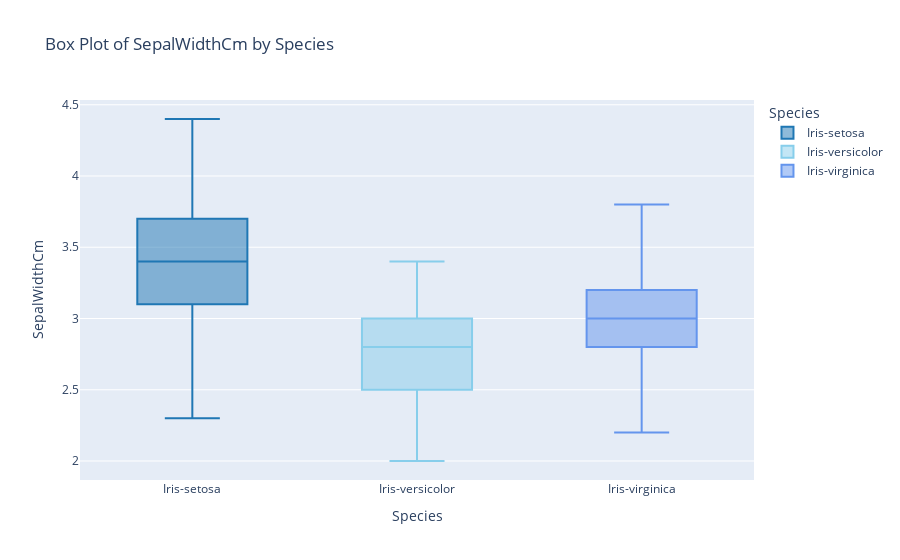

Notebook code cell kept with this figure:
### Code cell
# Create a box plot to show the relationship between a numerical variable and a categorical variable
fig_boxplot = px.box(df, x="Species", y="SepalWidthCm", title="Box Plot of SepalWidthCm by Species",
                     color='Species',  # Set box color based on Species
                     color_discrete_sequence=custom_colors  # Custom color sequence
                    )

# Update layout
fig_boxplot.update_layout(xaxis_title="Species", yaxis_title="SepalWidthCm")

# Show the box plot
fig_boxplot.show()

### Figure 1 — Plotly figure (JSON) as saved in the notebook; plotly's stock layout.template omitted (floating-point values rounded to 4 significant figures)
{"data": [{"alignmentgroup": "True", "hovertemplate": "Species=%{x}<br>SepalWidthCm=%{y}<extra></extra>", "legendgroup": "Iris-setosa", "marker": {"color": "#1f77b4"}, "name": "Iris-setosa", "notched": false, "offsetgroup": "Iris-setosa", "orientation": "v", "showlegend": true, "type": "box", "x": ["Iris-setosa", "Iris-setosa", "Iris-setosa", "Iris-setosa", "Iris-setosa", "Iris-setosa", "Iris-setosa", "Iris-setosa", "Iris-setosa", "Iris-setosa", "Iris-setosa", "Iris-setosa", "Iris-setosa", "Iris-setosa", "Iris-setosa", "Iris-setosa", "Iris-setosa", "Iris-setosa", "Iris-setosa", "Iris-setosa", "Iris-setosa", "Iris-setosa", "Iris-setosa", "Iris-setosa", "Iris-setosa", "Iris-setosa", "Iris-setosa", "Iris-setosa", "Iris-setosa", "Iris-setosa", "Iris-setosa", "Iris-setosa", "Iris-setosa", "Iris-setosa", "Iris-setosa", "Iris-setosa", "Iris-setosa", "Iris-setosa", "Iris-setosa", "Iris-setosa", "Iris-setosa", "Iris-setosa", "Iris-setosa", "Iris-setosa", "Iris-setosa", "Iris-setosa", "Iris-setosa", "Iris-setosa", "Iris-setosa", "Iris-setosa"], "x0": " ", "xaxis": "x", "y": [3.5, 3.0, 3.2, 3.1, 3.6, 3.9, 3.4, 3.4, 2.9, 3.1, 3.7, 3.4, 3.0, 3.0, 4.0, 4.4, 3.9, 3.5, 3.8, 3.8, 3.4, 3.7, 3.6, 3.3, 3.4, 3.0, 3.4, 3.5, 3.4, 3.2, 3.1, 3.4, 4.1, 4.2, 3.1, 3.2, 3.5, 3.1, 3.0, 3.4, 3.5, 2.3, 3.2, 3.5, 3.8, 3.0, 3.8, 3.2, 3.7, 3.3], "y0": " ", "yaxis": "y"}, {"alignmentgroup": "True", "hovertemplate": "Species=%{x}<br>SepalWidthCm=%{y}<extra></extra>", "legendgroup": "Iris-versicolor", "marker": {"color": "skyblue"}, "name": "Iris-versicolor", "notched": false, "offsetgroup": "Iris-versicolor", "orientation": "v", "showlegend": true, "type": "box", "x": ["Iris-versicolor", "Iris-versicolor", "Iris-versicolor", "Iris-versicolor", "Iris-versicolor", "Iris-versicolor", "Iris-versicolor", "Iris-versicolor", "Iris-versicolor", "Iris-versicolor", "Iris-versicolor", "Iris-versicolor", "Iris-versicolor", "Iris-versicolor", "Iris-versicolor", "Iris-versicolor", "Iris-versicolor", "Iris-versicolor", "Iris-versicolor", "Iris-versicolor", "Iris-versicolor", "Iris-versicolor", "Iris-versicolor", "Iris-versicolor", "Iris-versicolor", "Iris-versicolor", "Iris-versicolor", "Iris-versicolor", "Iris-versicolor", "Iris-versicolor", "Iris-versicolor", "Iris-versicolor", "Iris-versicolor", "Iris-versicolor", "Iris-versicolor", "Iris-versicolor", "Iris-versicolor", "Iris-versicolor", "Iris-versicolor", "Iris-versicolor", "Iris-versicolor", "Iris-versicolor", "Iris-versicolor", "Iris-versicolor", "Iris-versicolor", "Iris-versicolor", "Iris-versicolor", "Iris-versicolor", "Iris-versicolor", "Iris-versicolor"], "x0": " ", "xaxis": "x", "y": [3.2, 3.2, 3.1, 2.3, 2.8, 2.8, 3.3, 2.4, 2.9, 2.7, 2.0, 3.0, 2.2, 2.9, 2.9, 3.1, 3.0, 2.7, 2.2, 2.5, 3.2, 2.8, 2.5, 2.8, 2.9, 3.0, 2.8, 3.0, 2.9, 2.6, 2.4, 2.4, 2.7, 2.7, 3.0, 3.4, 3.1, 2.3, 3.0, 2.5, 2.6, 3.0, 2.6, 2.3, 2.7, 3.0, 2.9, 2.9, 2.5, 2.8], "y0": " ", "yaxis": "y"}, {"alignmentgroup": "True", "hovertemplate": "Species=%{x}<br>SepalWidthCm=%{y}<extra></extra>", "legendgroup": "Iris-virginica", "marker": {"color": "cornflowerblue"}, "name": "Iris-virginica", "notched": false, "offsetgroup": "Iris-virginica", "orientation": "v", "showlegend": true, "type": "box", "x": ["Iris-virginica", "Iris-virginica", "Iris-virginica", "Iris-virginica", "Iris-virginica", "Iris-virginica", "Iris-virginica", "Iris-virginica", "Iris-virginica", "Iris-virginica", "Iris-virginica", "Iris-virginica", "Iris-virginica", "Iris-virginica", "Iris-virginica", "Iris-virginica", "Iris-virginica", "Iris-virginica", "Iris-virginica", "Iris-virginica", "Iris-virginica", "Iris-virginica", "Iris-virginica", "Iris-virginica", "Iris-virginica", "Iris-virginica", "Iris-virginica", "Iris-virginica", "Iris-virginica", "Iris-virginica", "Iris-virginica", "Iris-virginica", "Iris-virginica", "Iris-virginica", "Iris-virginica", "Iris-virginica", "Iris-virginica", "Iris-virginica", "Iris-virginica", "Iris-virginica", "Iris-virginica", "Iris-virginica", "Iris-virginica", "Iris-virginica", "Iris-virginica", "Iris-virginica", "Iris-virginica", "Iris-virginica", "Iris-virginica", "Iris-virginica"], "x0": " ", "xaxis": "x", "y": [3.3, 2.7, 3.0, 2.9, 3.0, 3.0, 2.5, 2.9, 2.5, 3.6, 3.2, 2.7, 3.0, 2.5, 2.8, 3.2, 3.0, 3.8, 2.6, 2.2, 3.2, 2.8, 2.8, 2.7, 3.3, 3.2, 2.8, 3.0, 2.8, 3.0, 2.8, 3.8, 2.8, 2.8, 2.6, 3.0, 3.4, 3.1, 3.0, 3.1, 3.1, 3.1, 2.7, 3.2, 3.3, 3.0, 2.5, 3.0, 3.4, 3.0], "y0": " ", "yaxis": "y"}], "layout": {"boxmode": "overlay", "legend": {"title": {"text": "Species"}, "tracegroupgap": 0}, "title": {"text": "Box Plot of SepalWidthCm by Species"}, "xaxis": {"anchor": "y", "categoryarray": ["Iris-setosa", "Iris-versicolor", "Iris-virginica"], "categoryorder": "array", "domain": [0, 1], "title": {"text": "Species"}}, "yaxis": {"anchor": "x", "domain": [0, 1], "title": {"text": "SepalWidthCm"}}}}
